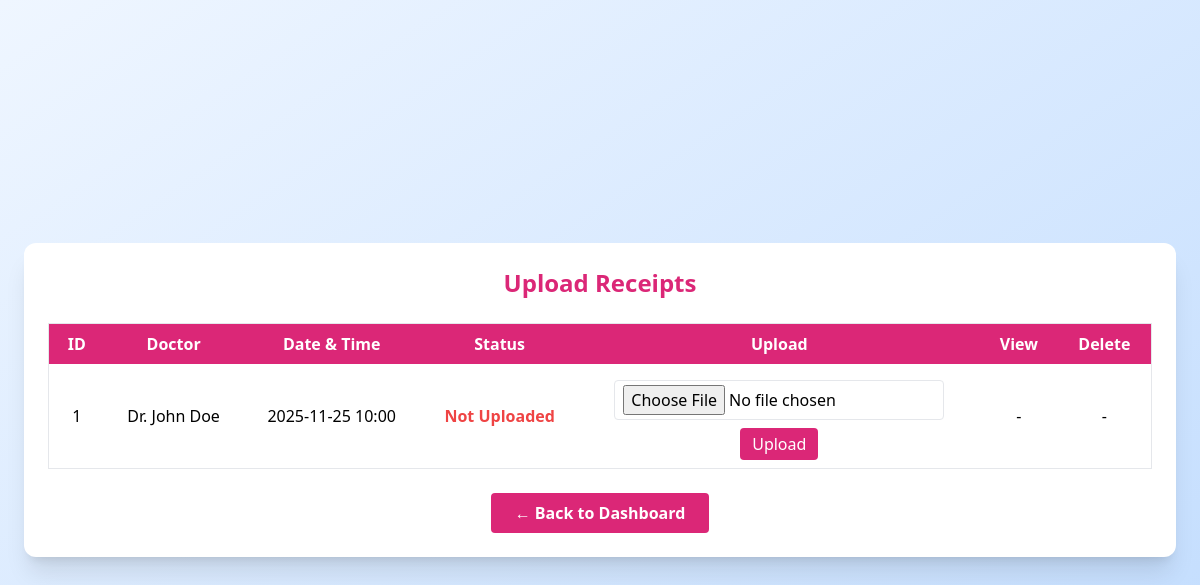
The app's page /billing.php (signed in) with its own data.
### tables this page shows
CREATE TABLE IF NOT EXISTS appointments (
    id INT AUTO_INCREMENT PRIMARY KEY,
    patient_id INT NOT NULL,
    doctor_id INT NOT NULL,
    service_id INT NOT NULL,
    appointment_date DATETIME NOT NULL,
    status ENUM('pending','confirmed','completed','cancelled') DEFAULT 'pending',
    FOREIGN KEY (patient_id) REFERENCES users(id) ON DELETE CASCADE,
    FOREIGN KEY (doctor_id) REFERENCES users(id) ON DELETE CASCADE,
    FOREIGN KEY (service_id) REFERENCES services(id) ON DELETE CASCADE
);

CREATE TABLE IF NOT EXISTS users (
    id INT AUTO_INCREMENT PRIMARY KEY,
    role ENUM('admin','doctor','patient') NOT NULL DEFAULT 'patient',
    fullname VARCHAR(255) NOT NULL,
    email VARCHAR(255) NOT NULL UNIQUE,
    password_hash VARCHAR(255) NOT NULL,
    specialization VARCHAR(255),
    experience VARCHAR(50)
);

### billing.php (the view, shortened to what this page needs)
<?php
include 'includes/db.php';
$patient_id = $_SESSION['user_id'];
$stmt = $pdo->prepare("
    SELECT a.*, u.fullname AS doctor_name
    FROM appointments a
    JOIN users u ON a.doctor_id = u.id
    WHERE a.patient_id=?
    ORDER BY a.appointment_date DESC
");
$stmt->execute([$patient_id]);
$appointments = $stmt->fetchAll(PDO::FETCH_ASSOC);
?>
<!DOCTYPE html>
<html lang="en">
<head>
<script src="https://cdn.tailwindcss.com"></script>
</head>
<body class="bg-gradient-to-br from-blue-50 to-blue-200 min-h-screen flex items-center justify-center p-4 font-sans">
<div class="bg-white shadow-xl rounded-xl w-full max-w-6xl p-6">
    <h2 class="text-center text-2xl font-bold text-pink-600 mb-6">Upload Receipts</h2>
    <?php if ($appointments): ?>
    <div class="overflow-x-auto">
    <table class="min-w-full border border-gray-200">
        <thead class="bg-pink-600 text-white">
            <tr>
                <th class="py-2 px-4">ID</th>
                <th class="py-2 px-4">Doctor</th>
                <th class="py-2 px-4">Date & Time</th>
                <th class="py-2 px-4">Status</th>
                <th class="py-2 px-4">Upload</th>
                <th class="py-2 px-4">View</th>
                <th class="py-2 px-4">Delete</th>
            </tr>
        </thead>
        <tbody>
            <?php foreach($appointments as $a): ?>
            <tr class="text-center border-b hover:bg-gray-50">
                <td class="py-2 px-4"><?= $a['id'] ?></td>
                <td class="py-2 px-4"><?= htmlspecialchars($a['doctor_name']) ?></td>
                <td class="py-2 px-4"><?= date('Y-m-d H:i', strtotime($a['appointment_date'])) ?></td>
                <td class="py-2 px-4">
                    <?php
                    if(isset($a['receipt_status'])){
                        if($a['receipt_status']=='Pending') echo "<span class='text-orange-500 font-bold'>Pending</span>";
                        elseif($a['receipt_status']=='Confirmed') echo "<span class='text-green-600 font-bold'>Confirmed</span>";
                    } else echo "<span class='text-red-500 font-bold'>Not Uploaded</span>";
                    ?>
                </td>
                <td class="py-2 px-4">
                    <form method="post" enctype="multipart/form-data" class="flex flex-col items-center space-y-2">
                        <input type="file" name="receipt" required class="border rounded px-2 py-1">
                        <button type="submit" name="upload_receipt" class="px-3 py-1 bg-pink-600 text-white rounded hover:bg-pink-700">Upload</button>
                    </form>
                </td>
                <td class="py-2 px-4">
                    <?php if(!empty($a['receipt'])): ?>
                        <a href="view_receipt.php?appointment_id=<?= $a['id'] ?>" target="_blank" class="bg-blue-500 text-white px-2 py-1 rounded hover:bg-blue-600">View</a>
                    <?php else: ?> - <?php endif; ?>
                </td>
                <td class="py-2 px-4">
                    <?php if(!empty($a['receipt'])): ?>
                        <a href="billing.php?delete_id=<?= $a['id'] ?>" onclick="return confirm('Are you sure you want to delete this receipt?');" class="bg-red-500 text-white px-2 py-1 rounded hover:bg-red-600">Delete</a>
                    <?php else: ?> - <?php endif; ?>
                </td>
            </tr>
            <?php endforeach; ?>
        </tbody>
    </table>
    </div>
    <?php else: ?>
        <p class="text-center text-gray-700 mt-6">No appointments found.</p>
    <?php endif; ?>
    <a href="dashboard_patient.php" class="block w-max mx-auto mt-6 px-6 py-2 bg-pink-600 text-white rounded hover:bg-pink-700 font-semibold">← Back to Dashboard</a>
</div>
</body>
</html>

### records on screen
appointments: id "1", doctor.fullname "Dr. John Doe", appointment_date "2025-11-25 10:00"
